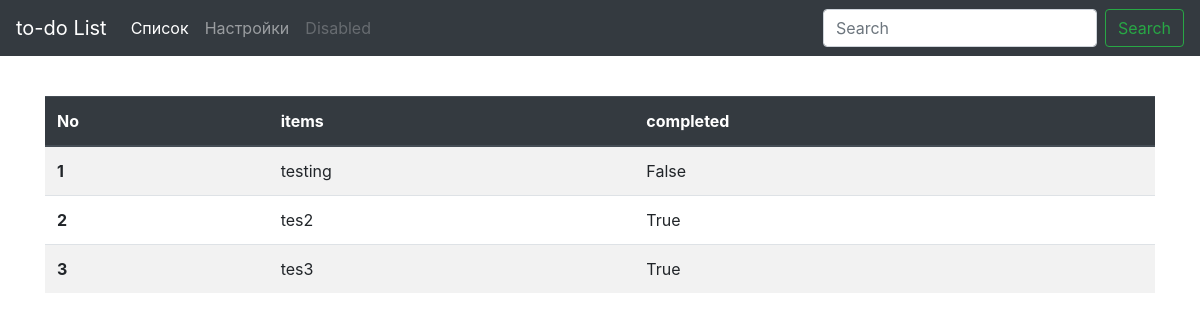
The page /list/ on the database as committed earlier.
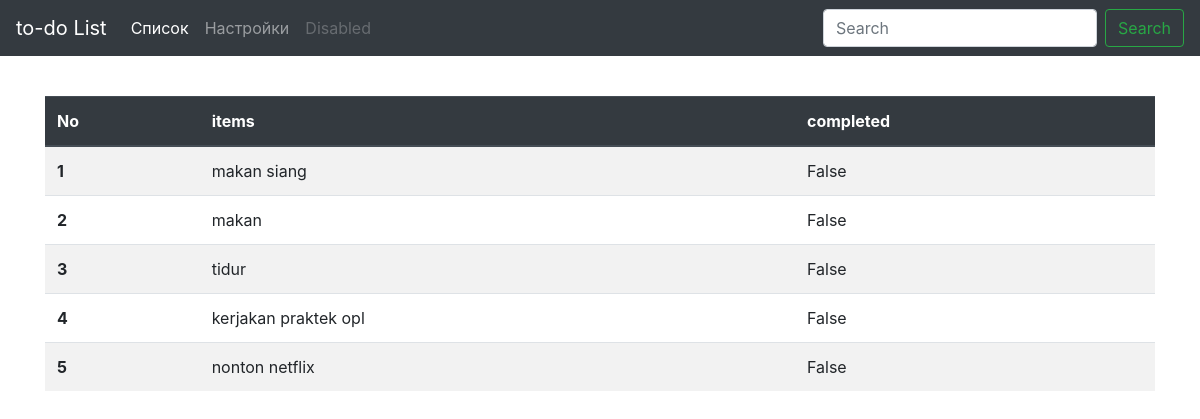
The same page on the database as committed later.
### list/models.py (models this page shows, shortened)
class List(models.Model):
    item = models.CharField(max_length=200)
    completed = models.BooleanField(default=False)

### list/views.py (the view)
# urls.py: url('',views.list, name='index'),
def list(request):
    all_items = List.objects.all()
    context = {
        'Title' : 'List',
        'all_items' : all_items,
    }
    return render (request, 'list/index.html', context)

### list/templates/list/index.html (shortened to what this page needs)
{% extends 'base.html' %}
{% block content %}
<div class="container pt-5">
      <table class="table table-striped table-hover">
        <thead class="thead-dark">
          <tr>
            <th scope="col">No</th>
            <th scope="col">items</th>
            <th scope="col">completed</th>
          </tr>
        </thead>
        <tbody>
          {% for things in all_items %}
          <tr>
            <th scope="row">{{forloop.counter}}</th>
            <td> {{things.item}} </td>
            <td>{{things.completed}}</td>
          </tr>
          {% endfor %}
        </tbody>
      </table>
    </div>
{% endblock content %}

### templates/base.html (shortened to what this page needs)
<!doctype html>
<html lang="en">
  <head>
    <link rel="stylesheet" href="https://cdn.jsdelivr.net/npm/bootstrap@4.5.3/dist/css/bootstrap.min.css">
  </head>
  <body>
<nav class="navbar navbar-expand-lg navbar-dark bg-dark fixed-top">
    <a class="navbar-brand" href="{% url 'home'  %}">to-do List</a>
    <div class="collapse navbar-collapse" id="navbarTogglerDemo03">
      <ul class="navbar-nav mr-auto mt-2 mt-lg-0">
        <li class="nav-item active">
          <a class="nav-link" href="{% url 'list:index' %}">Список <span class="sr-only">(current)</span></a>
        </li>
        <li class="nav-item">
          <a class="nav-link" href="{% url 'list:create' %}">Настройки</a>
        </li>
        <li class="nav-item">
          <a class="nav-link disabled" href="#" tabindex="-1" aria-disabled="true">Disabled</a>
        </li>
      </ul>
      <form class="form-inline my-2 my-lg-0">
        <input class="form-control mr-sm-2" type="search" placeholder="Search" aria-label="Search">
        <button class="btn btn-outline-success my-2 my-sm-0" type="submit">Search</button>
      </form>
    </div>
  </nav>
  {% block content %}
{% endblock content %}
  </body>
</html>

Rows that differ between the two databases and show on the page:
removed List: item "testing", completed "False"
removed List: item "tes2", completed "True"
removed List: item "tes3", completed "True"
added List: item "makan siang", completed "False"
added List: item "makan", completed "False"
added List: item "tidur", completed "False"
added List: item "kerjakan praktek opl", completed "False"
added List: item "nonton netflix", completed "False"
